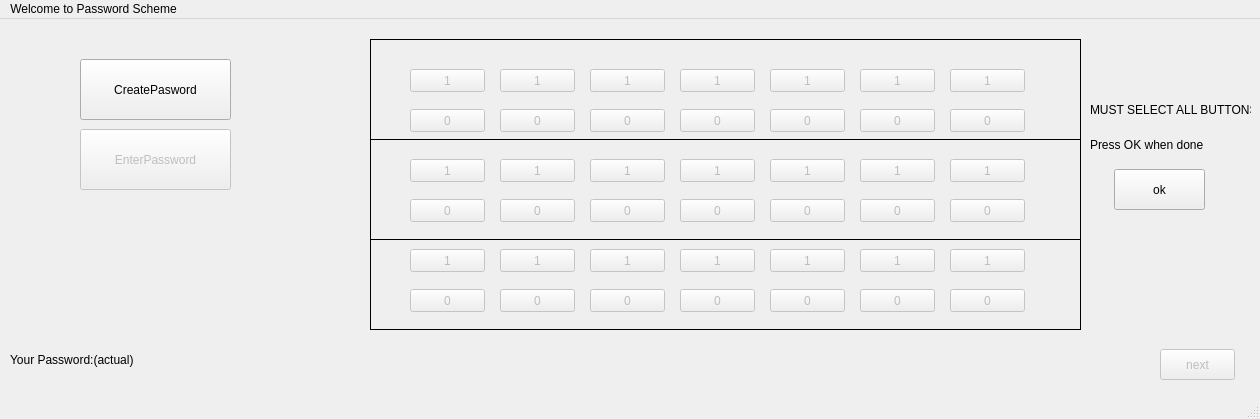
<?xml version="1.0" encoding="UTF-8"?>
<ui version="4.0">
 <class>MainWindow</class>
 <widget class="QMainWindow" name="MainWindow">
  <property name="geometry">
   <rect>
    <x>0</x>
    <y>0</y>
    <width>1260</width>
    <height>419</height>
   </rect>
  </property>
  <property name="windowTitle">
   <string>MainWindow</string>
  </property>
  <widget class="QWidget" name="centralwidget">
   <widget class="QPushButton" name="create">
    <property name="geometry">
     <rect>
      <x>80</x>
      <y>40</y>
      <width>151</width>
      <height>61</height>
     </rect>
    </property>
    <property name="text">
     <string>CreatePasword</string>
    </property>
   </widget>
   <widget class="QPushButton" name="p1">
    <property name="enabled">
     <bool>false</bool>
    </property>
    <property name="geometry">
     <rect>
      <x>410</x>
      <y>50</y>
      <width>75</width>
      <height>23</height>
     </rect>
    </property>
    <property name="text">
     <string>1</string>
    </property>
   </widget>
   <widget class="QPushButton" name="p22">
    <property name="enabled">
     <bool>false</bool>
    </property>
    <property name="geometry">
     <rect>
      <x>410</x>
      <y>90</y>
      <width>75</width>
      <height>23</height>
     </rect>
    </property>
    <property name="text">
     <string>0</string>
    </property>
   </widget>
   <widget class="QPushButton" name="p2">
    <property name="enabled">
     <bool>false</bool>
    </property>
    <property name="geometry">
     <rect>
      <x>500</x>
      <y>50</y>
      <width>75</width>
      <height>23</height>
     </rect>
    </property>
    <property name="text">
     <string>1</string>
    </property>
   </widget>
   <widget class="QPushButton" name="p23">
    <property name="enabled">
     <bool>false</bool>
    </property>
    <property name="geometry">
     <rect>
      <x>500</x>
      <y>90</y>
      <width>75</width>
      <height>23</height>
     </rect>
    </property>
    <property name="text">
     <string>0</string>
    </property>
   </widget>
   <widget class="QPushButton" name="p3">
    <property name="enabled">
     <bool>false</bool>
    </property>
    <property name="geometry">
     <rect>
      <x>590</x>
      <y>50</y>
      <width>75</width>
      <height>23</height>
     </rect>
    </property>
    <property name="text">
     <string>1</string>
    </property>
   </widget>
   <widget class="QPushButton" name="p24">
    <property name="enabled">
     <bool>false</bool>
    </property>
    <property name="geometry">
     <rect>
      <x>590</x>
      <y>90</y>
      <width>75</width>
      <height>23</height>
     </rect>
    </property>
    <property name="text">
     <string>0</string>
    </property>
   </widget>
   <widget class="QPushButton" name="p4">
    <property name="enabled">
     <bool>false</bool>
    </property>
    <property name="geometry">
     <rect>
      <x>680</x>
      <y>50</y>
      <width>75</width>
      <height>23</height>
     </rect>
    </property>
    <property name="text">
     <string>1</string>
    </property>
   </widget>
   <widget class="QPushButton" name="p25">
    <property name="enabled">
     <bool>false</bool>
    </property>
    <property name="geometry">
     <rect>
      <x>680</x>
      <y>90</y>
      <width>75</width>
      <height>23</height>
     </rect>
    </property>
    <property name="text">
     <string>0</string>
    </property>
   </widget>
   <widget class="QPushButton" name="p5">
    <property name="enabled">
     <bool>false</bool>
    </property>
    <property name="geometry">
     <rect>
      <x>770</x>
      <y>50</y>
      <width>75</width>
      <height>23</height>
     </rect>
    </property>
    <property name="text">
     <string>1</string>
    </property>
   </widget>
   <widget class="QPushButton" name="p6">
    <property name="enabled">
     <bool>false</bool>
    </property>
    <property name="geometry">
     <rect>
      <x>860</x>
      <y>50</y>
      <width>75</width>
      <height>23</height>
     </rect>
    </property>
    <property name="text">
     <string>1</string>
    </property>
   </widget>
   <widget class="QPushButton" name="p7">
    <property name="enabled">
     <bool>false</bool>
    </property>
    <property name="geometry">
     <rect>
      <x>950</x>
      <y>50</y>
      <width>75</width>
      <height>23</height>
     </rect>
    </property>
    <property name="text">
     <string>1</string>
    </property>
   </widget>
   <widget class="QPushButton" name="p26">
    <property name="enabled">
     <bool>false</bool>
    </property>
    <property name="geometry">
     <rect>
      <x>770</x>
      <y>90</y>
      <width>75</width>
      <height>23</height>
     </rect>
    </property>
    <property name="text">
     <string>0</string>
    </property>
   </widget>
   <widget class="QPushButton" name="p27">
    <property name="enabled">
     <bool>false</bool>
    </property>
    <property name="geometry">
     <rect>
      <x>860</x>
      <y>90</y>
      <width>75</width>
      <height>23</height>
     </rect>
    </property>
    <property name="text">
     <string>0</string>
    </property>
   </widget>
   <widget class="QPushButton" name="p28">
    <property name="enabled">
     <bool>false</bool>
    </property>
    <property name="geometry">
     <rect>
      <x>950</x>
      <y>90</y>
      <width>75</width>
      <height>23</height>
     </rect>
    </property>
    <property name="text">
     <string>0</string>
    </property>
   </widget>
   <widget class="QPushButton" name="p35">
    <property name="enabled">
     <bool>false</bool>
    </property>
    <property name="geometry">
     <rect>
      <x>950</x>
      <y>180</y>
      <width>75</width>
      <height>23</height>
     </rect>
    </property>
    <property name="text">
     <string>0</string>
    </property>
   </widget>
   <widget class="QPushButton" name="p31">
    <property name="enabled">
     <bool>false</bool>
    </property>
    <property name="geometry">
     <rect>
      <x>590</x>
      <y>180</y>
      <width>75</width>
      <height>23</height>
     </rect>
    </property>
    <property name="text">
     <string>0</string>
    </property>
   </widget>
   <widget class="QPushButton" name="p8">
    <property name="enabled">
     <bool>false</bool>
    </property>
    <property name="geometry">
     <rect>
      <x>410</x>
      <y>140</y>
      <width>75</width>
      <height>23</height>
     </rect>
    </property>
    <property name="text">
     <string>1</string>
    </property>
   </widget>
   <widget class="QPushButton" name="p29">
    <property name="enabled">
     <bool>false</bool>
    </property>
    <property name="geometry">
     <rect>
      <x>410</x>
      <y>180</y>
      <width>75</width>
      <height>23</height>
     </rect>
    </property>
    <property name="text">
     <string>0</string>
    </property>
   </widget>
   <widget class="QPushButton" name="p10">
    <property name="enabled">
     <bool>false</bool>
    </property>
    <property name="geometry">
     <rect>
      <x>590</x>
      <y>140</y>
      <width>75</width>
      <height>23</height>
     </rect>
    </property>
    <property name="text">
     <string>1</string>
    </property>
   </widget>
   <widget class="QPushButton" name="p13">
    <property name="enabled">
     <bool>false</bool>
    </property>
    <property name="geometry">
     <rect>
      <x>860</x>
      <y>140</y>
      <width>75</width>
      <height>23</height>
     </rect>
    </property>
    <property name="text">
     <string>1</string>
    </property>
   </widget>
   <widget class="QPushButton" name="p33">
    <property name="enabled">
     <bool>false</bool>
    </property>
    <property name="geometry">
     <rect>
      <x>770</x>
      <y>180</y>
      <width>75</width>
      <height>23</height>
     </rect>
    </property>
    <property name="text">
     <string>0</string>
    </property>
   </widget>
   <widget class="QPushButton" name="p34">
    <property name="enabled">
     <bool>false</bool>
    </property>
    <property name="geometry">
     <rect>
      <x>860</x>
      <y>180</y>
      <width>75</width>
      <height>23</height>
     </rect>
    </property>
    <property name="text">
     <string>0</string>
    </property>
   </widget>
   <widget class="QPushButton" name="p11">
    <property name="enabled">
     <bool>false</bool>
    </property>
    <property name="geometry">
     <rect>
      <x>680</x>
      <y>140</y>
      <width>75</width>
      <height>23</height>
     </rect>
    </property>
    <property name="text">
     <string>1</string>
    </property>
   </widget>
   <widget class="QPushButton" name="p32">
    <property name="enabled">
     <bool>false</bool>
    </property>
    <property name="geometry">
     <rect>
      <x>680</x>
      <y>180</y>
      <width>75</width>
      <height>23</height>
     </rect>
    </property>
    <property name="text">
     <string>0</string>
    </property>
   </widget>
   <widget class="QPushButton" name="p30">
    <property name="enabled">
     <bool>false</bool>
    </property>
    <property name="geometry">
     <rect>
      <x>500</x>
      <y>180</y>
      <width>75</width>
      <height>23</height>
     </rect>
    </property>
    <property name="text">
     <string>0</string>
    </property>
   </widget>
   <widget class="QPushButton" name="p14">
    <property name="enabled">
     <bool>false</bool>
    </property>
    <property name="geometry">
     <rect>
      <x>950</x>
      <y>140</y>
      <width>75</width>
      <height>23</height>
     </rect>
    </property>
    <property name="text">
     <string>1</string>
    </property>
   </widget>
   <widget class="QPushButton" name="p12">
    <property name="enabled">
     <bool>false</bool>
    </property>
    <property name="geometry">
     <rect>
      <x>770</x>
      <y>140</y>
      <width>75</width>
      <height>23</height>
     </rect>
    </property>
    <property name="text">
     <string>1</string>
    </property>
   </widget>
   <widget class="QPushButton" name="p9">
    <property name="enabled">
     <bool>false</bool>
    </property>
    <property name="geometry">
     <rect>
      <x>500</x>
      <y>140</y>
      <width>75</width>
      <height>23</height>
     </rect>
    </property>
    <property name="text">
     <string>1</string>
    </property>
   </widget>
   <widget class="QPushButton" name="p16">
    <property name="enabled">
     <bool>false</bool>
    </property>
    <property name="geometry">
     <rect>
      <x>500</x>
      <y>230</y>
      <width>75</width>
      <height>23</height>
     </rect>
    </property>
    <property name="text">
     <string>1</string>
    </property>
   </widget>
   <widget class="QPushButton" name="p42">
    <property name="enabled">
     <bool>false</bool>
    </property>
    <property name="geometry">
     <rect>
      <x>950</x>
      <y>270</y>
      <width>75</width>
      <height>23</height>
     </rect>
    </property>
    <property name="text">
     <string>0</string>
    </property>
   </widget>
   <widget class="QPushButton" name="p40">
    <property name="enabled">
     <bool>false</bool>
    </property>
    <property name="geometry">
     <rect>
      <x>770</x>
      <y>270</y>
      <width>75</width>
      <height>23</height>
     </rect>
    </property>
    <property name="text">
     <string>0</string>
    </property>
   </widget>
   <widget class="QPushButton" name="p18">
    <property name="enabled">
     <bool>false</bool>
    </property>
    <property name="geometry">
     <rect>
      <x>680</x>
      <y>230</y>
      <width>75</width>
      <height>23</height>
     </rect>
    </property>
    <property name="text">
     <string>1</string>
    </property>
   </widget>
   <widget class="QPushButton" name="p15">
    <property name="enabled">
     <bool>false</bool>
    </property>
    <property name="geometry">
     <rect>
      <x>410</x>
      <y>230</y>
      <width>75</width>
      <height>23</height>
     </rect>
    </property>
    <property name="text">
     <string>1</string>
    </property>
   </widget>
   <widget class="QPushButton" name="p21">
    <property name="enabled">
     <bool>false</bool>
    </property>
    <property name="geometry">
     <rect>
      <x>950</x>
      <y>230</y>
      <width>75</width>
      <height>23</height>
     </rect>
    </property>
    <property name="text">
     <string>1</string>
    </property>
   </widget>
   <widget class="QPushButton" name="p39">
    <property name="enabled">
     <bool>false</bool>
    </property>
    <property name="geometry">
     <rect>
      <x>680</x>
      <y>270</y>
      <width>75</width>
      <height>23</height>
     </rect>
    </property>
    <property name="text">
     <string>0</string>
    </property>
   </widget>
   <widget class="QPushButton" name="p37">
    <property name="enabled">
     <bool>false</bool>
    </property>
    <property name="geometry">
     <rect>
      <x>500</x>
      <y>270</y>
      <width>75</width>
      <height>23</height>
     </rect>
    </property>
    <property name="text">
     <string>0</string>
    </property>
   </widget>
   <widget class="QPushButton" name="p36">
    <property name="enabled">
     <bool>false</bool>
    </property>
    <property name="geometry">
     <rect>
      <x>410</x>
      <y>270</y>
      <width>75</width>
      <height>23</height>
     </rect>
    </property>
    <property name="text">
     <string>0</string>
    </property>
   </widget>
   <widget class="QPushButton" name="p38">
    <property name="enabled">
     <bool>false</bool>
    </property>
    <property name="geometry">
     <rect>
      <x>590</x>
      <y>270</y>
      <width>75</width>
      <height>23</height>
     </rect>
    </property>
    <property name="text">
     <string>0</string>
    </property>
   </widget>
   <widget class="QPushButton" name="p17">
    <property name="enabled">
     <bool>false</bool>
    </property>
    <property name="geometry">
     <rect>
      <x>590</x>
      <y>230</y>
      <width>75</width>
      <height>23</height>
     </rect>
    </property>
    <property name="text">
     <string>1</string>
    </property>
   </widget>
   <widget class="QPushButton" name="p20">
    <property name="enabled">
     <bool>false</bool>
    </property>
    <property name="geometry">
     <rect>
      <x>860</x>
      <y>230</y>
      <width>75</width>
      <height>23</height>
     </rect>
    </property>
    <property name="text">
     <string>1</string>
    </property>
   </widget>
   <widget class="QPushButton" name="p41">
    <property name="enabled">
     <bool>false</bool>
    </property>
    <property name="geometry">
     <rect>
      <x>860</x>
      <y>270</y>
      <width>75</width>
      <height>23</height>
     </rect>
    </property>
    <property name="text">
     <string>0</string>
    </property>
   </widget>
   <widget class="QPushButton" name="p19">
    <property name="enabled">
     <bool>false</bool>
    </property>
    <property name="geometry">
     <rect>
      <x>770</x>
      <y>230</y>
      <width>75</width>
      <height>23</height>
     </rect>
    </property>
    <property name="text">
     <string>1</string>
    </property>
   </widget>
   <widget class="QPushButton" name="enter">
    <property name="enabled">
     <bool>false</bool>
    </property>
    <property name="geometry">
     <rect>
      <x>80</x>
      <y>110</y>
      <width>151</width>
      <height>61</height>
     </rect>
    </property>
    <property name="text">
     <string>EnterPassword</string>
    </property>
   </widget>
   <widget class="QLabel" name="label">
    <property name="geometry">
     <rect>
      <x>370</x>
      <y>20</y>
      <width>711</width>
      <height>101</height>
     </rect>
    </property>
    <property name="frameShape">
     <enum>QFrame::Box</enum>
    </property>
    <property name="text">
     <string/>
    </property>
   </widget>
   <widget class="QLabel" name="label_2">
    <property name="geometry">
     <rect>
      <x>370</x>
      <y>120</y>
      <width>711</width>
      <height>101</height>
     </rect>
    </property>
    <property name="frameShape">
     <enum>QFrame::Box</enum>
    </property>
    <property name="text">
     <string/>
    </property>
   </widget>
   <widget class="QLabel" name="label_3">
    <property name="geometry">
     <rect>
      <x>370</x>
      <y>220</y>
      <width>711</width>
      <height>91</height>
     </rect>
    </property>
    <property name="font">
     <font>
      <pointsize>14</pointsize>
     </font>
    </property>
    <property name="frameShape">
     <enum>QFrame::Box</enum>
    </property>
    <property name="text">
     <string/>
    </property>
   </widget>
   <widget class="QPushButton" name="ok">
    <property name="enabled">
     <bool>true</bool>
    </property>
    <property name="geometry">
     <rect>
      <x>1114</x>
      <y>150</y>
      <width>91</width>
      <height>41</height>
     </rect>
    </property>
    <property name="text">
     <string>ok</string>
    </property>
   </widget>
   <widget class="QLabel" name="lok">
    <property name="enabled">
     <bool>true</bool>
    </property>
    <property name="geometry">
     <rect>
      <x>1090</x>
      <y>110</y>
      <width>151</width>
      <height>31</height>
     </rect>
    </property>
    <property name="text">
     <string>Press OK when done</string>
    </property>
   </widget>
   <widget class="QLabel" name="output">
    <property name="geometry">
     <rect>
      <x>150</x>
      <y>320</y>
      <width>261</width>
      <height>41</height>
     </rect>
    </property>
    <property name="font">
     <font>
      <pointsize>14</pointsize>
     </font>
    </property>
    <property name="text">
     <string/>
    </property>
   </widget>
   <widget class="QLabel" name="label_4">
    <property name="geometry">
     <rect>
      <x>10</x>
      <y>320</y>
      <width>141</width>
      <height>41</height>
     </rect>
    </property>
    <property name="text">
     <string>Your Password:(actual)</string>
    </property>
   </widget>
   <widget class="QLabel" name="pls">
    <property name="enabled">
     <bool>true</bool>
    </property>
    <property name="geometry">
     <rect>
      <x>1090</x>
      <y>70</y>
      <width>161</width>
      <height>41</height>
     </rect>
    </property>
    <property name="text">
     <string>MUST SELECT ALL BUTTONS</string>
    </property>
   </widget>
   <widget class="QLabel" name="success">
    <property name="geometry">
     <rect>
      <x>30</x>
      <y>200</y>
      <width>281</width>
      <height>81</height>
     </rect>
    </property>
    <property name="font">
     <font>
      <family>Agency FB</family>
      <pointsize>20</pointsize>
      <weight>75</weight>
      <bold>true</bold>
     </font>
    </property>
    <property name="text">
     <string/>
    </property>
   </widget>
   <widget class="QPushButton" name="next">
    <property name="enabled">
     <bool>false</bool>
    </property>
    <property name="geometry">
     <rect>
      <x>1160</x>
      <y>330</y>
      <width>75</width>
      <height>31</height>
     </rect>
    </property>
    <property name="text">
     <string>next</string>
    </property>
   </widget>
   <zorder>label</zorder>
   <zorder>label_2</zorder>
   <zorder>label_3</zorder>
   <zorder>create</zorder>
   <zorder>p1</zorder>
   <zorder>p22</zorder>
   <zorder>p2</zorder>
   <zorder>p23</zorder>
   <zorder>p3</zorder>
   <zorder>p24</zorder>
   <zorder>p4</zorder>
   <zorder>p25</zorder>
   <zorder>p5</zorder>
   <zorder>p6</zorder>
   <zorder>p7</zorder>
   <zorder>p26</zorder>
   <zorder>p27</zorder>
   <zorder>p28</zorder>
   <zorder>p35</zorder>
   <zorder>p31</zorder>
   <zorder>p8</zorder>
   <zorder>p29</zorder>
   <zorder>p10</zorder>
   <zorder>p13</zorder>
   <zorder>p33</zorder>
   <zorder>p34</zorder>
   <zorder>p11</zorder>
   <zorder>p32</zorder>
   <zorder>p30</zorder>
   <zorder>p14</zorder>
   <zorder>p12</zorder>
   <zorder>p9</zorder>
   <zorder>p16</zorder>
   <zorder>p42</zorder>
   <zorder>p40</zorder>
   <zorder>p18</zorder>
   <zorder>p15</zorder>
   <zorder>p21</zorder>
   <zorder>p39</zorder>
   <zorder>p37</zorder>
   <zorder>p36</zorder>
   <zorder>p38</zorder>
   <zorder>p17</zorder>
   <zorder>p20</zorder>
   <zorder>p41</zorder>
   <zorder>p19</zorder>
   <zorder>enter</zorder>
   <zorder>ok</zorder>
   <zorder>lok</zorder>
   <zorder>output</zorder>
   <zorder>label_4</zorder>
   <zorder>pls</zorder>
   <zorder>success</zorder>
   <zorder>next</zorder>
  </widget>
  <widget class="QMenuBar" name="menubar">
   <property name="geometry">
    <rect>
     <x>0</x>
     <y>0</y>
     <width>1260</width>
     <height>22</height>
    </rect>
   </property>
   <widget class="QMenu" name="menuWelcome_to_Password_Scheme">
    <property name="title">
     <string>Welcome to Password Scheme</string>
    </property>
   </widget>
   <addaction name="menuWelcome_to_Password_Scheme"/>
  </widget>
  <widget class="QStatusBar" name="statusbar"/>
 </widget>
 <resources/>
 <connections/>
</ui>
